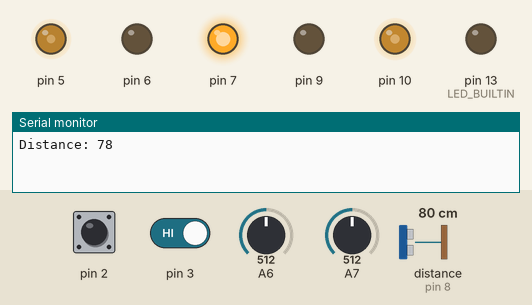
This sketch was run on a simulated Arduino Nano, built with avr-gcc and run on an emulated ATmega328P. On the bench: output pins drawn as LEDs (lit = HIGH), the last lines printed to the serial monitor. Wiring (inferred from the names in the program): ultrasonic range finder: trigger pin 4; echo pin 8. Inputs (shaded band) come from the test bench; at power-on: A6 = 512, distance to the obstacle (sensor on pin 8) 80 cm, pin 3 HIGH, pin 2 HIGH, A7 = 512. The echo pulse lasts 58.3 µs per cm; pins used as bus, display or sensor lines are not drawn.

Above: at 3.2 s.
3.3 s: A6 set to 140
At 3.9 s:
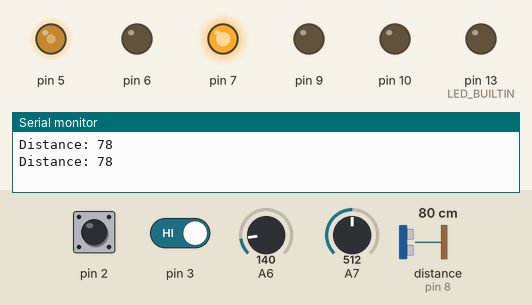
4.8 s: distance to the obstacle (sensor on pin 8) set to 18 cm
6.3 s: distance to the obstacle (sensor on pin 8) set to 15 cm
At 7.9 s:
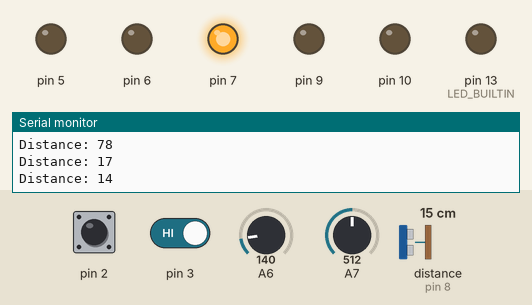
At 11.7 s:
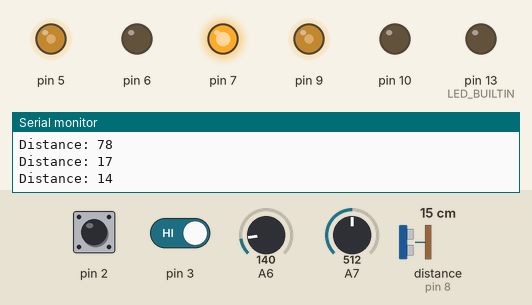
19.8 s: pin 3 driven LOW
At 27.7 s:
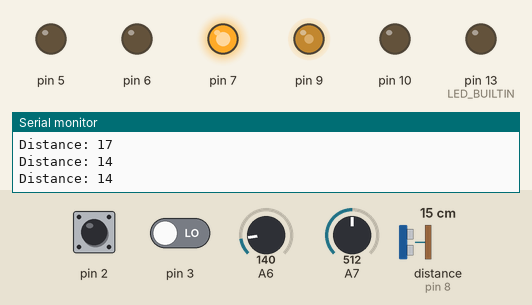
31.3 s: pin 3 driven HIGH
38.7 s: A6 set to 161
Timing chart, 0 to 43.7 s (numbered marks = the images above; inputs shaded):
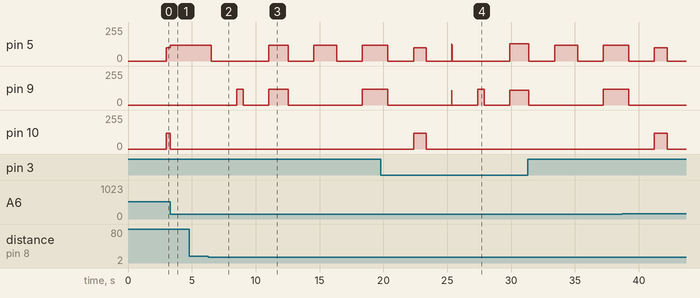

The sketch:

Abdelrahman_Elayashy.ino
```cpp
enum last_dir { LEFT, RIGHT, unknown };
last_dir last_dark = unknown;

const int NUM = 5;
boolean allow_change [NUM];

long long current_time_motor_problem;
long long current_time_obstacle;
long long current_time;

const int trigPin = 4;
const int echoPin = 8;

int count_motor_problem = 1;
int speed_motor = 120;
int p_constant = 11;
int speed_lr = 120;
int count = 1;

// obstacle variables
boolean obstacle_passed;
long duration;
int distance;

void setup()
{
  //Setup: Initalization
  pinMode(10, OUTPUT);
  pinMode(9, OUTPUT);
  pinMode(5, OUTPUT);
  pinMode(6, OUTPUT);
  pinMode(LED_BUILTIN, OUTPUT);
  pinMode(trigPin, OUTPUT);
  pinMode(echoPin, INPUT);
  pinMode(7, OUTPUT);

  //Then set the start value of the signals to zero:
  analogWrite(9, 0);
  analogWrite(10, 0);
  analogWrite(5, 0);
  analogWrite(6, 0);

  Serial.begin(9600);

  for (int i = 0; i < NUM; i++)
    allow_change[i] = true;

  obstacle_passed = true;
  current_time_obstacle = millis();
  digitalWrite(7, HIGH);

  //Startup delay:
  delay(2000);

}

void loop()
{

  linesensor();


}

void stop_motor() {
  digitalWrite(10, LOW); digitalWrite(9, LOW);
  digitalWrite(6, LOW); digitalWrite(5, LOW);
}

void backward_motor() {
  digitalWrite(9, LOW); analogWrite(10, speed_motor);
  digitalWrite(5, LOW); analogWrite(6, speed_motor);
}

void opposite_motor_r() {
  digitalWrite(10, LOW); analogWrite(9, 120);
  digitalWrite(5, LOW); analogWrite(6, 100);
  last_dark = RIGHT;
}

void opposite_motor_l() {
  digitalWrite(6, LOW); analogWrite(5, 100);
  digitalWrite(9, LOW); analogWrite(10, 120);
  last_dark = LEFT;
}

void forward_motor(int _speed) {
  digitalWrite(10, LOW); analogWrite(9, _speed);
  digitalWrite(6, LOW); analogWrite(5, _speed);
}

void l() {
  digitalWrite(10, LOW); analogWrite(9, speed_lr);
  digitalWrite(6, LOW); digitalWrite(5, LOW); //make a left turn
  last_dark = LEFT;
  delay(10);
}
void r() {
  digitalWrite(6, LOW); analogWrite(5, speed_lr);
  digitalWrite(9, LOW); digitalWrite(10, LOW); //make a right turn
  last_dark = RIGHT;
  delay(10);
}

void straight_line() {

  int error = 0;
  int left_speed = 0;
  int right_speed = 0;
  error = digitalRead(3) - digitalRead(2);
  left_speed = speed_motor + error * p_constant;
  right_speed = speed_motor - error * p_constant;
  analogWrite(9, left_speed);
  analogWrite(5, right_speed);
  delay(10);
}


boolean found_line() {

  int left = 0;
  int right = 0;
  left = analogRead(A6);
  right = analogRead(A7);

  if (right < 150 || left < 150) {
    obstacle_passed = true;
    return true;
  }
  return false;
}

void check_motor_problem() {

  if (digitalRead(3) == 0 && digitalRead(2) == 0) {
    solve_motor_problem();
    return;
  }
  count_motor_problem = 1;
}

void solve_motor_problem() {
  if (count_motor_problem % 2 == 1) {
    current_time_motor_problem = millis();
    count_motor_problem = 2;
  }
  else {

    if (current_time_motor_problem + 2000 >= millis())
      return;

    straight_line();
    delay(500);
    stop_motor();
    backward_motor();
    delay(500);
    stop_motor();
    count_motor_problem = 1;
  }
}

void parallel_search_line() {

  if (count % 2 == 1) {
	  // the robot losts his way.
    current_time = millis();
    update_search_line();
    count = 2;
  }
  else {
    if (found_line()) {
      update_search_line();
      return;
    }

    if (current_time + 500 >= millis())
      return;

    // left or right status dependes on what was the last turn.
    if (allow_change[0]) {
      stop_motor();
      delay(500);
      if (last_dark == LEFT) {
        opposite_motor_r();
      }
      else {
        opposite_motor_l();
      }
      allow_change[0] = false;
    }

    if (current_time + 2000 >= millis())
      return;

    // left or right status dependes on what was the last turn.
    if (allow_change[1]) {
      stop_motor();
      delay(500);
      if (last_dark == LEFT) {
        opposite_motor_r();
      }
      else {
        opposite_motor_l();
      }
      allow_change[1] = false;
    }

    if (current_time + 5000 >= millis())
      return;

    // center status.
    if (allow_change[2]) {
      stop_motor();
      delay(500);
      if (last_dark == LEFT) {
        opposite_motor_r();
      }
      else {
        opposite_motor_l();
      }
      allow_change[2] = false;
    }

    if (current_time + 7000 >= millis())
      return;

    // overcomeGap status.
    if (allow_change[3]) {
      task_overcome_gap();
    }

    if (current_time + 9000 >= millis())
      return;

      if (allow_change[4]) {
      stop_motor();
      delay(500);
      backward_motor();
      allow_change[4] = false;
    }

    if (current_time + 10500 <= millis())
      update_search_line();

  }
}

void task_overcome_gap() {
  stop_motor();
  delay(500);
  straight_line();
  allow_change[3] = false;
}

void update_search_line() {

  if (count % 2 == 0)
    count = 1;

  for (int i = 0; i < NUM; i++)
    allow_change[i] = true;
}

void linesensor() {
  int left = 0;
  int right = 0;

  left = analogRead(A6);
  right = analogRead(A7);

  if (left < 150) {
    r();
    update_search_line();
  }


  if (right < 150) {
    l();
    update_search_line();

  }

  if (right < 150 && left < 150) {
    straight_line();
    update_search_line();

  }

  if (right > 150 && left > 150) {
    parallel_search_line();
  }

  check_obstacle();
  check_motor_problem();
}


void check_obstacle() {

  if (current_time_obstacle + 1500 >= millis())
    return;

  current_time_obstacle = millis();
  digitalWrite(trigPin, LOW);
  delayMicroseconds(2);

  digitalWrite(trigPin, HIGH);
  delayMicroseconds(10);
  digitalWrite(trigPin, LOW);

  duration = pulseIn(echoPin, HIGH);

  distance = duration * 0.034 / 2;

  Serial.print("Distance: ");
  Serial.println(distance);

  if (distance <= 15) {
    obstacle_passed = false;
    avoid_obstacle();
  }
}


void avoid_obstacle() {

  stop_motor();
  delay(2000);
  l();
  delay(500);
  stop_motor();
  delay(2000);
  straight_line();
  delay(1500);
  stop_motor();
  delay(2000);
  r();
  delay(1800);
  stop_motor();
  delay(2000);
  straight_line();
  delay(2000);
  stop_motor();
  delay(2000);
  opposite_motor_l();
  delay(1000);
  stop_motor();
  delay(2000);
  while (!obstacle_passed) {
    straight_line();
    found_line();
  }

}
```

Measured:
- the behaviour switches between 17 and 16 cm on distance to the obstacle (sensor on pin 8) (found by bisection; images 1 and 2)
- after the input at 3.3 s, pin 5: 100/255 → 120/255 at once; pin 6: stays LOW (without the input it goes to HIGH after 1.2 s); pin 9: stays 0/255 (without the input it goes to 120/255 after 1.2 s); pin 10: 120/255 → 0/255 after 0.00 s instead of 0.70 s
- after the input at 6.3 s, pin 5: goes 0/255 4.5 s, 120/255 1.5 s, 0/255 2.0 s, 120/255 1.8 s, 0/255 2.0 s, then 120/255, starting after 0.22 s; pin 9: goes 120/255 0.51 s, 0/255 2.0 s, 120/255 1.5 s, 0/255 5.8 s, then 120/255, starting after 2.2 s
